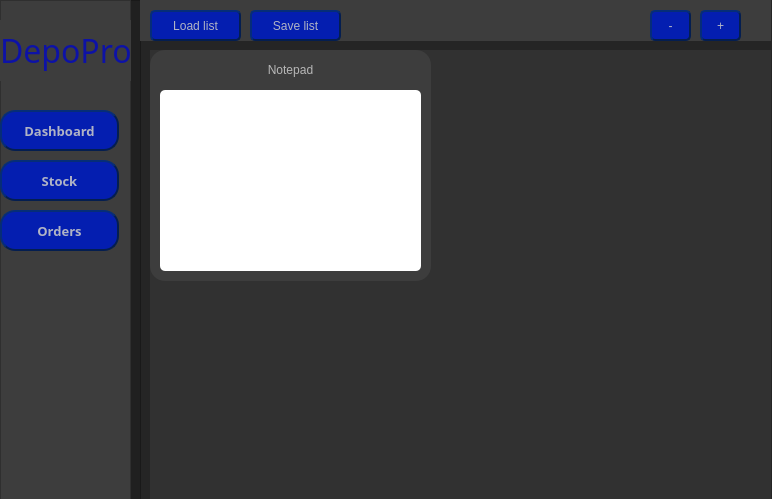
<?xml version="1.0" encoding="UTF-8"?>
<ui version="4.0">
 <class>DepoProClass</class>
 <widget class="QMainWindow" name="DepoProClass">
  <property name="geometry">
   <rect>
    <x>0</x>
    <y>0</y>
    <width>772</width>
    <height>499</height>
   </rect>
  </property>
  <property name="windowTitle">
   <string>DepoPro</string>
  </property>
  <property name="styleSheet">
   <string notr="true">QMainWindow
{
		background-color: rgba(37,37,37,255);
}</string>
  </property>
  <widget class="QWidget" name="centralWidget">
   <widget class="QFrame" name="Sidebar_2">
    <property name="enabled">
     <bool>true</bool>
    </property>
    <property name="geometry">
     <rect>
      <x>0</x>
      <y>0</y>
      <width>141</width>
      <height>501</height>
     </rect>
    </property>
    <property name="styleSheet">
     <string notr="true">QFrame
{
	background-color: rgb(32,32,32);
}</string>
    </property>
    <property name="frameShape">
     <enum>QFrame::Shape::StyledPanel</enum>
    </property>
    <property name="frameShadow">
     <enum>QFrame::Shadow::Raised</enum>
    </property>
    <widget class="QFrame" name="Sidebar">
     <property name="geometry">
      <rect>
       <x>0</x>
       <y>0</y>
       <width>131</width>
       <height>511</height>
      </rect>
     </property>
     <property name="styleSheet">
      <string notr="true">QFrame
{
	background-color: rgb(61,61,61);
}</string>
     </property>
     <property name="frameShape">
      <enum>QFrame::Shape::StyledPanel</enum>
     </property>
     <property name="frameShadow">
      <enum>QFrame::Shadow::Raised</enum>
     </property>
     <widget class="QPushButton" name="dashboardButton">
      <property name="enabled">
       <bool>true</bool>
      </property>
      <property name="geometry">
       <rect>
        <x>0</x>
        <y>110</y>
        <width>119</width>
        <height>41</height>
       </rect>
      </property>
      <property name="font">
       <font>
        <family>Britannic</family>
        <pointsize>10</pointsize>
        <italic>false</italic>
        <bold>true</bold>
       </font>
      </property>
      <property name="toolTip">
       <string/>
      </property>
      <property name="whatsThis">
       <string/>
      </property>
      <property name="styleSheet">
       <string notr="true">QPushButton#dashboardButton{
	font: 700 10pt &quot;Britannic&quot;;
	color: rgba(200,200,200,225);
	background-color: rgba(4,30,176,255);		
	border-radius: 15px;
	border-style: outset;
    border-width: 2px;
    border-color: rgba(4,30,80,255);	
}
QPushButton#dashboardButton:Hover
{
	background-color: rgba(4,30,146,255);	
	border: inset;
}
QPushButton#dashboardButton:Pressed
{
	background-color: rgba(4,30,120,255);	
	border: inset;
}



</string>
      </property>
      <property name="text">
       <string>Dashboard</string>
      </property>
      <property name="checkable">
       <bool>false</bool>
      </property>
      <property name="autoDefault">
       <bool>false</bool>
      </property>
      <property name="flat">
       <bool>false</bool>
      </property>
     </widget>
     <widget class="QPushButton" name="stockButton">
      <property name="enabled">
       <bool>true</bool>
      </property>
      <property name="geometry">
       <rect>
        <x>0</x>
        <y>160</y>
        <width>119</width>
        <height>41</height>
       </rect>
      </property>
      <property name="font">
       <font>
        <family>Britannic</family>
        <pointsize>10</pointsize>
        <italic>false</italic>
        <bold>true</bold>
       </font>
      </property>
      <property name="toolTip">
       <string/>
      </property>
      <property name="whatsThis">
       <string/>
      </property>
      <property name="styleSheet">
       <string notr="true">QPushButton{
	font: 700 10pt &quot;Britannic&quot;;
	color: rgba(200,200,200,225);
	background-color: rgba(4,30,176,255);		
	border-radius: 15px;
	border-style: outset;
    border-width: 2px;
    border-color: rgba(4,30,80,255);	
}
QPushButton:Hover
{
	background-color: rgba(4,30,146,255);	
	border: inset;
}
QPushButton:Pressed
{
	background-color: rgba(4,30,120,255);	
	border: inset;
}



</string>
      </property>
      <property name="text">
       <string>Stock</string>
      </property>
      <property name="checkable">
       <bool>false</bool>
      </property>
      <property name="autoDefault">
       <bool>false</bool>
      </property>
      <property name="flat">
       <bool>false</bool>
      </property>
     </widget>
     <widget class="QLabel" name="mainLabel">
      <property name="geometry">
       <rect>
        <x>0</x>
        <y>20</y>
        <width>131</width>
        <height>61</height>
       </rect>
      </property>
      <property name="font">
       <font>
        <family>Britannic</family>
        <pointsize>18</pointsize>
        <bold>true</bold>
       </font>
      </property>
      <property name="text">
       <string>&lt;html&gt;&lt;head/&gt;&lt;body&gt;&lt;p align=&quot;center&quot;&gt;&lt;span style=&quot; font-size:24pt; font-weight:400; color:#0d12a6;&quot;&gt;DepoPro&lt;/span&gt;&lt;/p&gt;&lt;/body&gt;&lt;/html&gt;</string>
      </property>
     </widget>
     <widget class="QPushButton" name="orderButton">
      <property name="enabled">
       <bool>true</bool>
      </property>
      <property name="geometry">
       <rect>
        <x>0</x>
        <y>210</y>
        <width>119</width>
        <height>41</height>
       </rect>
      </property>
      <property name="font">
       <font>
        <family>Britannic</family>
        <pointsize>10</pointsize>
        <italic>false</italic>
        <bold>true</bold>
       </font>
      </property>
      <property name="toolTip">
       <string/>
      </property>
      <property name="whatsThis">
       <string/>
      </property>
      <property name="styleSheet">
       <string notr="true">QPushButton{
	font: 700 10pt &quot;Britannic&quot;;
	color: rgba(200,200,200,225);
	background-color: rgba(4,30,176,255);		
	border-radius: 15px;
	border-style: outset;
    border-width: 2px;
    border-color: rgba(4,30,80,255);	
}
QPushButton:Hover
{
	background-color: rgba(4,30,146,255);	
	border: inset;
}
QPushButton:Pressed
{
	background-color: rgba(4,30,120,255);	
	border: inset;
}



</string>
      </property>
      <property name="text">
       <string>Orders</string>
      </property>
      <property name="checkable">
       <bool>false</bool>
      </property>
      <property name="autoDefault">
       <bool>false</bool>
      </property>
      <property name="flat">
       <bool>false</bool>
      </property>
     </widget>
    </widget>
   </widget>
   <widget class="QFrame" name="frame">
    <property name="geometry">
     <rect>
      <x>140</x>
      <y>0</y>
      <width>631</width>
      <height>41</height>
     </rect>
    </property>
    <property name="styleSheet">
     <string notr="true">QFrame
{
    border:none;
	background-color: rgb(61,61,61);
}</string>
    </property>
    <property name="frameShape">
     <enum>QFrame::Shape::StyledPanel</enum>
    </property>
    <property name="frameShadow">
     <enum>QFrame::Shadow::Raised</enum>
    </property>
    <widget class="QPushButton" name="addButton">
     <property name="geometry">
      <rect>
       <x>560</x>
       <y>10</y>
       <width>41</width>
       <height>31</height>
      </rect>
     </property>
     <property name="maximumSize">
      <size>
       <width>41</width>
       <height>16777215</height>
      </size>
     </property>
     <property name="styleSheet">
      <string notr="true">QPushButton#addButton{
	font: 700 10pt &quot;Britannic&quot;;
	color: rgba(200,200,200,225);
	background-color: rgba(4,30,176,255);		
	border-radius: 5px;
	border-style: outset;
    border-width: 2px;
    border-color: rgba(4,30,80,255);	
}
QPushButton#addButton:Hover
{
	background-color: rgba(4,30,146,255);	
	border: inset;
}
QPushButton#addButton:Pressed
{
	background-color: rgba(4,30,120,255);	
	border: inset;
}
</string>
     </property>
     <property name="text">
      <string>+</string>
     </property>
    </widget>
    <widget class="QPushButton" name="removeButton">
     <property name="geometry">
      <rect>
       <x>510</x>
       <y>10</y>
       <width>41</width>
       <height>31</height>
      </rect>
     </property>
     <property name="styleSheet">
      <string notr="true">QPushButton#removeButton{
	font: 700 10pt &quot;Britannic&quot;;
	color: rgba(200,200,200,225);
	background-color: rgba(4,30,176,255);		
	border-radius: 5px;
	border-style: outset;
    border-width: 2px;
    border-color: rgba(4,30,80,255);	
}
QPushButton#removeButton:Hover
{
	background-color: rgba(4,30,146,255);	
	border: inset;
}
QPushButton#removeButton:Pressed
{
	background-color: rgba(4,30,120,255);	
	border: inset;
}
</string>
     </property>
     <property name="text">
      <string>-</string>
     </property>
    </widget>
    <widget class="QPushButton" name="loadButton">
     <property name="geometry">
      <rect>
       <x>10</x>
       <y>10</y>
       <width>91</width>
       <height>31</height>
      </rect>
     </property>
     <property name="styleSheet">
      <string notr="true">QPushButton#loadButton{
	font: 700 10pt &quot;Britannic&quot;;
	color: rgba(200,200,200,225);
	background-color: rgba(4,30,176,255);		
	border-radius: 5px;
	border-style: outset;
    border-width: 2px;
    border-color: rgba(4,30,80,255);	
}
QPushButton#loadButton:Hover
{
	background-color: rgba(4,30,146,255);	
	border: inset;
}
QPushButton#loadButton:Pressed
{
	background-color: rgba(4,30,120,255);	
	border: inset;
}
</string>
     </property>
     <property name="text">
      <string>Load list</string>
     </property>
    </widget>
    <widget class="QPushButton" name="saveButton">
     <property name="geometry">
      <rect>
       <x>110</x>
       <y>10</y>
       <width>91</width>
       <height>31</height>
      </rect>
     </property>
     <property name="styleSheet">
      <string notr="true">QPushButton#saveButton{
	font: 700 10pt &quot;Britannic&quot;;
	color: rgba(200,200,200,225);
	background-color: rgba(4,30,176,255);		
	border-radius: 5px;
	border-style: outset;
    border-width: 2px;
    border-color: rgba(4,30,80,255);	
}
QPushButton#saveButton:Hover
{
	background-color: rgba(4,30,146,255);	
	border: inset;
}
QPushButton#saveButton:Pressed
{
	background-color: rgba(4,30,120,255);	
	border: inset;
}
</string>
     </property>
     <property name="text">
      <string>Save list</string>
     </property>
    </widget>
   </widget>
   <widget class="QListWidget" name="itemList">
    <property name="geometry">
     <rect>
      <x>150</x>
      <y>50</y>
      <width>621</width>
      <height>451</height>
     </rect>
    </property>
    <property name="styleSheet">
     <string notr="true">QListWidget
{
	border:none;
	background-color: rgba(61,61,61,128);
}</string>
    </property>
    <property name="spacing">
     <number>1</number>
    </property>
   </widget>
   <widget class="QFrame" name="NotepadFrame">
    <property name="geometry">
     <rect>
      <x>150</x>
      <y>50</y>
      <width>281</width>
      <height>231</height>
     </rect>
    </property>
    <property name="styleSheet">
     <string notr="true">QFrame
{
	background-color: rgb(61,61,61);
	border-style: inset;
	border-radius: 15px;
}</string>
    </property>
    <property name="frameShape">
     <enum>QFrame::Shape::StyledPanel</enum>
    </property>
    <property name="frameShadow">
     <enum>QFrame::Shadow::Raised</enum>
    </property>
    <widget class="QTextEdit" name="textEdit">
     <property name="geometry">
      <rect>
       <x>10</x>
       <y>40</y>
       <width>261</width>
       <height>181</height>
      </rect>
     </property>
     <property name="styleSheet">
      <string notr="true">QTextEdit
{
	background-color: white;
	border-radius:5px
}</string>
     </property>
    </widget>
    <widget class="QLabel" name="label">
     <property name="geometry">
      <rect>
       <x>10</x>
       <y>10</y>
       <width>261</width>
       <height>21</height>
      </rect>
     </property>
     <property name="styleSheet">
      <string notr="true">QLabel
{
	font: 700 12pt &quot;Britannic&quot;;
	color: rgba(200,200,200,225);
}</string>
     </property>
     <property name="text">
      <string>&lt;html&gt;&lt;head/&gt;&lt;body&gt;&lt;p align=&quot;center&quot;&gt;Notepad&lt;/p&gt;&lt;/body&gt;&lt;/html&gt;</string>
     </property>
    </widget>
   </widget>
  </widget>
 </widget>
 <layoutdefault spacing="6" margin="11"/>
 <resources>
  <include location="DepoPro.qrc"/>
 </resources>
 <connections>
  <connection>
   <sender>dashboardButton</sender>
   <signal>clicked()</signal>
   <receiver>frame</receiver>
   <slot>hide()</slot>
   <hints>
    <hint type="sourcelabel">
     <x>51</x>
     <y>127</y>
    </hint>
    <hint type="destinationlabel">
     <x>195</x>
     <y>26</y>
    </hint>
   </hints>
  </connection>
  <connection>
   <sender>stockButton</sender>
   <signal>clicked()</signal>
   <receiver>frame</receiver>
   <slot>show()</slot>
   <hints>
    <hint type="sourcelabel">
     <x>53</x>
     <y>182</y>
    </hint>
    <hint type="destinationlabel">
     <x>226</x>
     <y>31</y>
    </hint>
   </hints>
  </connection>
  <connection>
   <sender>orderButton</sender>
   <signal>clicked()</signal>
   <receiver>frame</receiver>
   <slot>hide()</slot>
   <hints>
    <hint type="sourcelabel">
     <x>42</x>
     <y>232</y>
    </hint>
    <hint type="destinationlabel">
     <x>258</x>
     <y>27</y>
    </hint>
   </hints>
  </connection>
  <connection>
   <sender>dashboardButton</sender>
   <signal>clicked()</signal>
   <receiver>itemList</receiver>
   <slot>hide()</slot>
   <hints>
    <hint type="sourcelabel">
     <x>95</x>
     <y>130</y>
    </hint>
    <hint type="destinationlabel">
     <x>172</x>
     <y>119</y>
    </hint>
   </hints>
  </connection>
  <connection>
   <sender>stockButton</sender>
   <signal>clicked()</signal>
   <receiver>itemList</receiver>
   <slot>show()</slot>
   <hints>
    <hint type="sourcelabel">
     <x>78</x>
     <y>183</y>
    </hint>
    <hint type="destinationlabel">
     <x>240</x>
     <y>186</y>
    </hint>
   </hints>
  </connection>
  <connection>
   <sender>orderButton</sender>
   <signal>clicked()</signal>
   <receiver>itemList</receiver>
   <slot>hide()</slot>
   <hints>
    <hint type="sourcelabel">
     <x>91</x>
     <y>231</y>
    </hint>
    <hint type="destinationlabel">
     <x>239</x>
     <y>231</y>
    </hint>
   </hints>
  </connection>
  <connection>
   <sender>dashboardButton</sender>
   <signal>clicked()</signal>
   <receiver>label</receiver>
   <slot>show()</slot>
   <hints>
    <hint type="sourcelabel">
     <x>81</x>
     <y>135</y>
    </hint>
    <hint type="destinationlabel">
     <x>265</x>
     <y>67</y>
    </hint>
   </hints>
  </connection>
  <connection>
   <sender>dashboardButton</sender>
   <signal>clicked()</signal>
   <receiver>textEdit</receiver>
   <slot>show()</slot>
   <hints>
    <hint type="sourcelabel">
     <x>101</x>
     <y>136</y>
    </hint>
    <hint type="destinationlabel">
     <x>214</x>
     <y>138</y>
    </hint>
   </hints>
  </connection>
  <connection>
   <sender>stockButton</sender>
   <signal>clicked()</signal>
   <receiver>label</receiver>
   <slot>hide()</slot>
   <hints>
    <hint type="sourcelabel">
     <x>82</x>
     <y>179</y>
    </hint>
    <hint type="destinationlabel">
     <x>189</x>
     <y>72</y>
    </hint>
   </hints>
  </connection>
  <connection>
   <sender>stockButton</sender>
   <signal>clicked()</signal>
   <receiver>textEdit</receiver>
   <slot>hide()</slot>
   <hints>
    <hint type="sourcelabel">
     <x>93</x>
     <y>175</y>
    </hint>
    <hint type="destinationlabel">
     <x>205</x>
     <y>169</y>
    </hint>
   </hints>
  </connection>
  <connection>
   <sender>orderButton</sender>
   <signal>clicked()</signal>
   <receiver>label</receiver>
   <slot>hide()</slot>
   <hints>
    <hint type="sourcelabel">
     <x>85</x>
     <y>221</y>
    </hint>
    <hint type="destinationlabel">
     <x>185</x>
     <y>70</y>
    </hint>
   </hints>
  </connection>
  <connection>
   <sender>orderButton</sender>
   <signal>clicked()</signal>
   <receiver>textEdit</receiver>
   <slot>hide()</slot>
   <hints>
    <hint type="sourcelabel">
     <x>111</x>
     <y>219</y>
    </hint>
    <hint type="destinationlabel">
     <x>232</x>
     <y>209</y>
    </hint>
   </hints>
  </connection>
  <connection>
   <sender>dashboardButton</sender>
   <signal>clicked()</signal>
   <receiver>NotepadFrame</receiver>
   <slot>show()</slot>
   <hints>
    <hint type="sourcelabel">
     <x>49</x>
     <y>118</y>
    </hint>
    <hint type="destinationlabel">
     <x>156</x>
     <y>94</y>
    </hint>
   </hints>
  </connection>
  <connection>
   <sender>stockButton</sender>
   <signal>clicked()</signal>
   <receiver>NotepadFrame</receiver>
   <slot>hide()</slot>
   <hints>
    <hint type="sourcelabel">
     <x>84</x>
     <y>182</y>
    </hint>
    <hint type="destinationlabel">
     <x>155</x>
     <y>163</y>
    </hint>
   </hints>
  </connection>
  <connection>
   <sender>orderButton</sender>
   <signal>clicked()</signal>
   <receiver>NotepadFrame</receiver>
   <slot>hide()</slot>
   <hints>
    <hint type="sourcelabel">
     <x>73</x>
     <y>233</y>
    </hint>
    <hint type="destinationlabel">
     <x>155</x>
     <y>242</y>
    </hint>
   </hints>
  </connection>
 </connections>
</ui>
